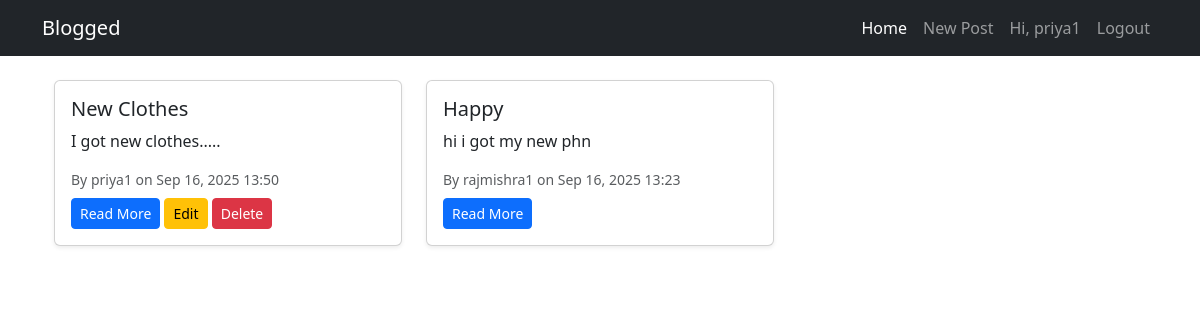
Screenshot of / (signed in) with the database file from the repository.
### blog/models.py (models this page shows, shortened)
class Post(models.Model):
    user = models.ForeignKey(User, on_delete=models.CASCADE, related_name="posts")
    title = models.CharField(max_length=255)
    content = models.TextField()
    created_at = models.DateTimeField(auto_now_add=True)
    class Meta:
        ordering = ('-created_at',)

### blog/views.py (the view)
# urls.py: path('', views.index, name='index'),
@login_required
def index(request):
    posts = Post.objects.all()
    return render(request, "blog/index.html", {"posts": posts})

### blog/templates/blog/index.html (shortened to what this page needs)
{% extends "blog/base.html" %}
{% load widget_tweaks %}
{% block content %}
<div class="container mt-4">
  <div class="row">
    {% for post in posts %}
      <div class="col-md-4 mb-4">
        <div class="card h-100 shadow-sm">
          <div class="card-body d-flex flex-column">
            <h5 class="card-title">{{ post.title }}</h5>
            <p class="card-text text-truncate">{{ post.content|truncatewords:25 }}</p>
            <small class="text-muted mb-2">By {{ post.user.username }} on {{ post.created_at|date:"M d, Y H:i" }}</small>
            <div class="mt-auto">
              <a href="{% url 'post-detail' post.pk %}" class="btn btn-primary btn-sm">Read More</a>
              {% if post.user == user %}
                <a href="{% url 'post-edit' post.pk %}" class="btn btn-warning btn-sm">Edit</a>
                <a href="{% url 'post-delete' post.pk %}" class="btn btn-danger btn-sm" onclick="return confirm('Are you sure you want to delete this post?');">Delete</a>
              {% endif %}
            </div>
          </div>
        </div>
      </div>
    {% empty %}
      <p class="text-muted">No posts available.</p>
    {% endfor %}
  </div>
</div>
{% endblock %}

### blog/templates/blog/base.html (shortened to what this page needs)
<!doctype html>
<html lang="en">
  <head>
    <link href="https://cdn.jsdelivr.net/npm/bootstrap@5.3.8/dist/css/bootstrap.min.css" rel="stylesheet">
  </head>
  <body>
    <nav class="navbar navbar-expand-lg navbar-dark bg-dark">
      <div class="container">
        <a class="navbar-brand" href="{% url 'index' %}">Blogged</a>
        <div class="collapse navbar-collapse" id="navbarNav">
          <ul class="navbar-nav ms-auto">
            <li class="nav-item">
              <a class="nav-link {% if request.resolver_match.url_name == 'index' %}active{% endif %}" href="{% url 'index' %}">Home</a>
            </li>
            {% if user.is_authenticated %}
              <li class="nav-item">
                <a class="nav-link {% if request.resolver_match.url_name == 'post-create' %}active{% endif %}" href="{% url 'post-create' %}">New Post</a>
              </li>
              <li class="nav-item">
                <span class="nav-link">Hi, {{ user.username }}</span>
              </li>
              <li class="nav-item">
                <a class="nav-link" href="{% url 'logout' %}">Logout</a>
              </li>
            {% endif %}
          </ul>
        </div>
      </div>
    </nav>
    <div class="container mt-4">
      {% block content %}{% endblock %}
    </div>
  </body>
</html>

### rows the page displays
Post: title "New Clothes", content "I got new clothes.....", user.username "priya1", created_at "Sep 16, 2025 13:50", shows "Edit"
Post: title "Happy", content "hi i got my new phn", user.username "rajmishra1", created_at "Sep 16, 2025 13:23"

### other values shown
{{ user.username }} "priya1"
